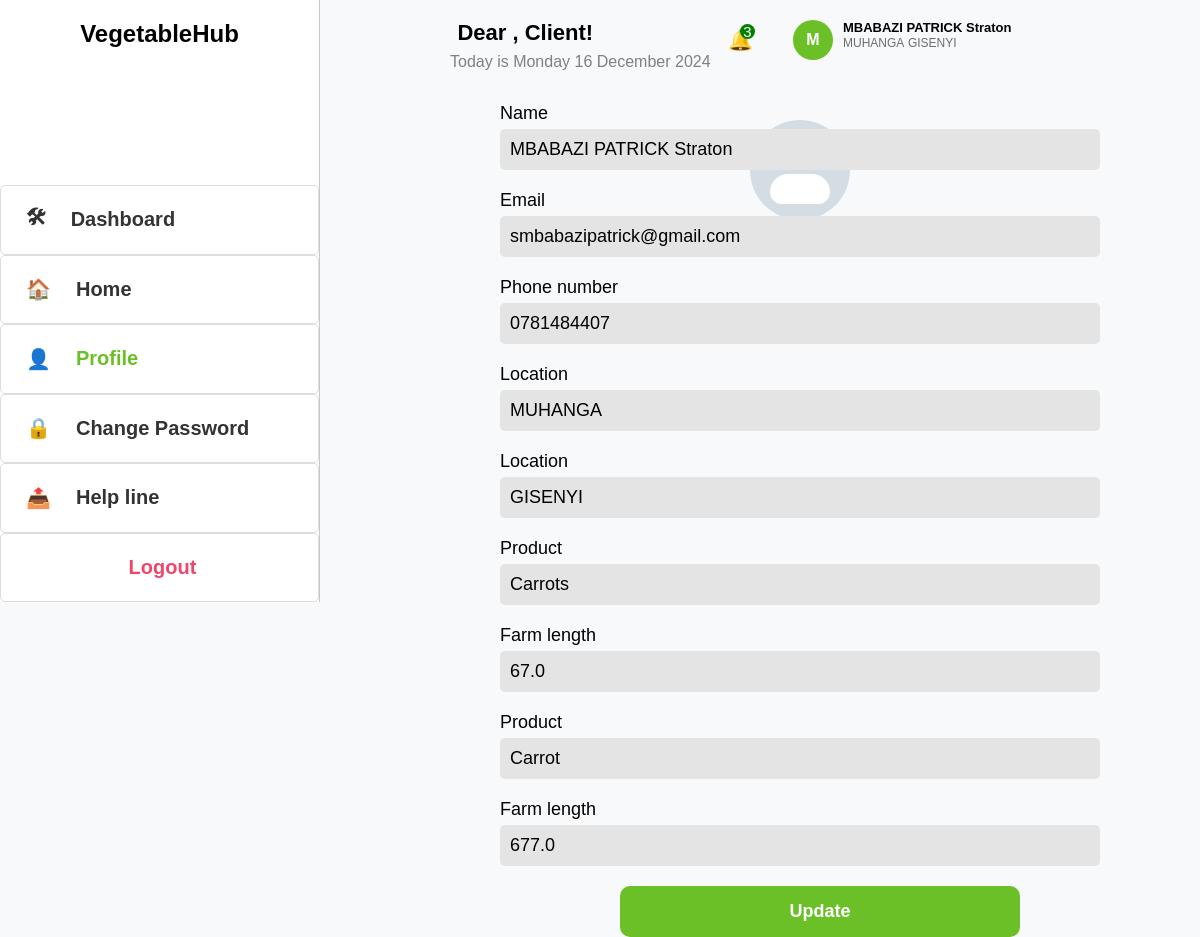
/view_profile/7/, run on the app's committed database.
### Webapp/models.py (models this page shows, shortened)
class Register(models.Model):
     user = models.ForeignKey(User, on_delete=models.CASCADE, null=True, blank=True)
     Names=models.CharField(max_length=255)
     email=models.EmailField(validators=[EmailValidator()])
     phone = models.CharField(
        max_length=15,
        validators=[RegexValidator(r'^\+?\d{10,15}$', message="Enter a valid phone number.")]
       )
     password = models.CharField(max_length=128)  # Store hashed password

class Farmer(models.Model):
    farmer_id = models.AutoField(primary_key=True)
    first_name = models.CharField(max_length=255)
    last_name = models.CharField(max_length=255)
    telephone = models.CharField(max_length=13)
    email = models.CharField(max_length=50)
    location = models.CharField(max_length=255)
    user=models.ForeignKey(User, on_delete=models.CASCADE, related_name='farmers')
    Vegetable_type=models.CharField(max_length=20, default='Carrot')

class Farm(models.Model):
    farm_id = models.AutoField(primary_key=True)
    farm_name = models.CharField(max_length=255)
    latitude = models.FloatField(default=-1.9441)  # Default to Kigali latitude
    longitude = models.FloatField(default=30.0619)  # Default to Kigali longitude
    area_size = models.FloatField()
    farmer = models.ForeignKey(Farmer, on_delete=models.CASCADE, related_name='farms')
    user=models.ForeignKey(User, on_delete=models.CASCADE, related_name='farm')
    Vegetable_type=models.CharField(max_length=20, default='Carrot')
    farm_image=models.ImageField(null=True,default="th1.jpeg")

### Webapp/views.py (the view)
# urls.py: path('view_profile/<int:pk>/', views.ViewUserprofile, name='view_profile'),
def ViewUserprofile(request, pk):
    user = get_object_or_404(Register, pk=pk)
    users = Register.objects.all()
    farmers = Farmer.objects.filter(email=user.email)
    farms = Farm.objects.filter(farmer__email=user.email)
    if request.method == 'POST':
        user_form = UserUpdateForm(request.POST, instance=user)
        farmer_forms = [FarmerUpdateForm(request.POST, instance=farmer) for farmer in farmers]
        farm_forms = [FarmUpdateForm(request.POST, instance=farm) for farm in farms]
        if (
            user_form.is_valid() and
            all(farmer_form.is_valid() for farmer_form in farmer_forms) and
            all(farm_form.is_valid() for farm_form in farm_forms)
        ):
            user_form.save()
            for farmer_form in farmer_forms:
                farmer_form.save()
            for farm_form in farm_forms:
                farm_form.save()
            messages.success(request, "Profile updated successfully.")
            return redirect('user', pk=user.pk)
        else:
            messages.error(request, "Failed to update profile. Please check your input.")
    else:
        user_form = UserUpdateForm(instance=user)
        farmer_forms = [FarmerUpdateForm(instance=farmer) for farmer in farmers]
        farm_forms = [FarmUpdateForm(instance=farm) for farm in farms]
    context = {
        'user': user,
        'users': users,
        'farmers': farmers,
        'farms': farms,
        'now': now(),
        'user_form': user_form,
        'farmer_forms': farmer_forms,
        'farm_forms': farm_forms,
    }
    return render(request, 'Webapp/user_profile.html', context)

### Webapp/forms.py
class UserUpdateForm(forms.ModelForm):
    class Meta:
        model = Register
        fields = ["Names", "email", "phone"]

### Webapp/templates/Webapp/user_profile.html (shortened to what this page needs)
<!DOCTYPE html>
<html lang="en">
<head>
</head>
<body>
    <div class="first">
        <div class="sidebar">
            <h2>VegetableHub</h2>
            <a href="{%url 'user' user.id%}"><span>&#x1F6E0;</span>Dashboard</a>
            <a href="{% url 'home'%}"><span>&#x1F3E0;</span>Home</a>
            <a href="{%url 'view_profile' user.id%}" class="active"><span>&#x1F464;</span>Profile</a>
            <a href="{%url 'changep' user.id %}" ><span>&#x1F512;</span>Change Password</a>
            <a href="{%url 'help' user.id%}"><span>&#x1F4E4;</span>Help line</a>
            <a href="{%url 'login-user' %}" style="color: #f14668; padding-left: 40%;">Logout</a>
        </div>
    </div>
    <div class="second">
        <div class="header">
            <div class="schedules">
              <h1>Dear , <span style="color: black;"> Client!</span></h1>
              <p class="date">Today is {{ now|date:"l j F Y" }}</p>
            </div>
            <div class="prof">
              <div class="notif">&#x1F514; <span>3</span></div>
                    <div class="upper">
                      <div class="profile">
                        {{user.Names|slice:1}}
                          </div>
                          <div class="address">
                              <strong>{{user.Names}}</strong> <br>
                              {%for farmer in farmers%}
                              <span>{{farmer.location}}</span>
                            {%endfor%}
                          </div>
                      </div>
            </div>
        </div>
          <form class="admin_profile" method="POST" action="">
            <div class="profile_photo">
              <span class="sec"></span>
            </div>
          <div class="heading">
              <div class="info">
                <p>Name</p>
                <input type="text" name="Names" value="{{ user.Names }}" class="value">
              </div>
              <div class="info">
                <p>Email</p>
                <input type="email" name="email" value="{{ user.email }}" class="value">
              </div>
              <div class="info">
                <p>Phone number</p>
                <input type="text" name="phone" value="{{ user.phone }}" class="value">
              </div>
              {% for farmer in farmers %}
              <div class="info">
                <p>Location</p>
                <input type="text" name="location" value="{{ farmer.location }}" class="value">
              </div>
              {% endfor %}
              {% for farm in farms %}
              <div class="info">
                <p>Product</p>
                <input type="text" name="Vegetable_type" value="{{ farm.Vegetable_type }}" class="value">
              </div>
              <div class="info">
                <p>Farm length</p>
                <input type="text" name="area_size" value="{{ farm.area_size }}" class="value">
              </div>
              {% endfor %}
              <button type="submit" class="update">Update</button>
          </div>
  </form>
</body>
</html>

### Webapp/templates/Webapp/user_profile.html (style rules this page uses)
* { margin: 0; padding: 0; box-sizing: border-box; font-family: 'Gill Sans', 'Gill Sans MT', Calibri, 'Trebuchet MS', sans-serif; }
body { display: grid; grid-template-columns: 20rem 5fr; background-color: #f8f9fa; font-family: 'Franklin Gothic Medium', 'Arial Narrow', Arial, sans-serif; min-height: 100vh; }
.sidebar { width: 100%; height: 70%; background-color: #ffffff; border-right: 1px solid #c9c9c9; display: flex; flex-direction: column; align-items: flex-start; }
.sidebar a, .users { text-decoration: none; color: #333; font-size: 16px; display: flex; align-items: center; justify-content: start; width: 100%; height: 100%; border-radius: 5px; font-weight: bold; font-size: 20px; flex: 1; border: 1px solid #dddddd; }
.sidebar a.active { font-weight: bold; color: #6BBf27; }
.sidebar span { margin: 0 25px; }
.sidebar h2 { height: 100%; width: 100%; flex: 2; display: flex; justify-content: center; padding-top: 20px; margin-bottom: 30px; }
.header { display: flex; justify-content: space-between; align-items: center; margin-bottom: 20px; height: 80px; }
.header h1 { font-size: 22px; }
.schedules p { color: gray; margin-left: 110px; margin-top: 7px; }
.schedules { display: flex; align-items: center; margin-left: 20px; flex-direction: column; justify-content: start; padding-top: 10px; }
.profile { width: 40px; height: 40px; border-radius: 50%; background-color: #6BBf27; align-items: center; display: flex; justify-content: center; font-weight: bold; color:white; }
.address { font-size: 13px; }
.upper { display: grid; grid-template-columns: 30px 3fr 3fr; column-gap: 20px; }
.prof { display: flex; align-items: center; }
.notif { margin-right: 40px; font-size: 20px; position: relative }
.notif span { position: absolute; bottom: 13px; left: 12px; background: green; color: white; font-size: 15px; border-radius: 50%; width: 15px; height: 15px; display: flex; justify-content: center; align-items: center; }
.schedule-date span, .farm-scale span, .address span { color: rgb(109, 109, 109); font-size: 12px; }
.profile_photo { background-color: rgb(212, 221, 228); height: 100px; width: 100px; border-radius: 50%; margin: auto; display: flex; align-items: center; justify-content: center; flex-direction: column; font-size: 50px; color: white; }
.sec { background-color: white; width: 60px; height: 30px; border-radius: 30px 30px 20px 20px; }
.heading { font-size: 18px; display: flex; flex-direction: column; justify-content: center; text-align: center; margin-bottom: 20px; height:600px; row-gap: 20px; }
.value { padding: 10px; background-color: rgb(231, 238, 241); border-radius: 5px; margin-top: 5px; }
.admin_profile { width: 40rem; margin-left: 10rem; padding: 20px; }
.info p { text-align: left; }
.update { background-color: #6BBf27; color: white; font-weight: bold; border: none; border-radius: 10px; padding: 15px; font-size: 18px; width: 25rem; margin-left: 20%; text-decoration:none; }
button { cursor: pointer; }
.info input[type="text"], .info input[type="email"] { display: flex; width: 100%; font-size: 18px; border: none; background-color:rgb(228, 228, 228); }

### data on the page
Register: Names "M", Names "MBABAZI PATRICK Straton", email "smbabazipatrick@gmail.com", phone "0781484407"
Farmer: location "MUHANGA"
Farmer: location "GISENYI"
Farm: Vegetable_type "Carrots", area_size "67.0"
Farm: Vegetable_type "Carrot", area_size "677.0"
